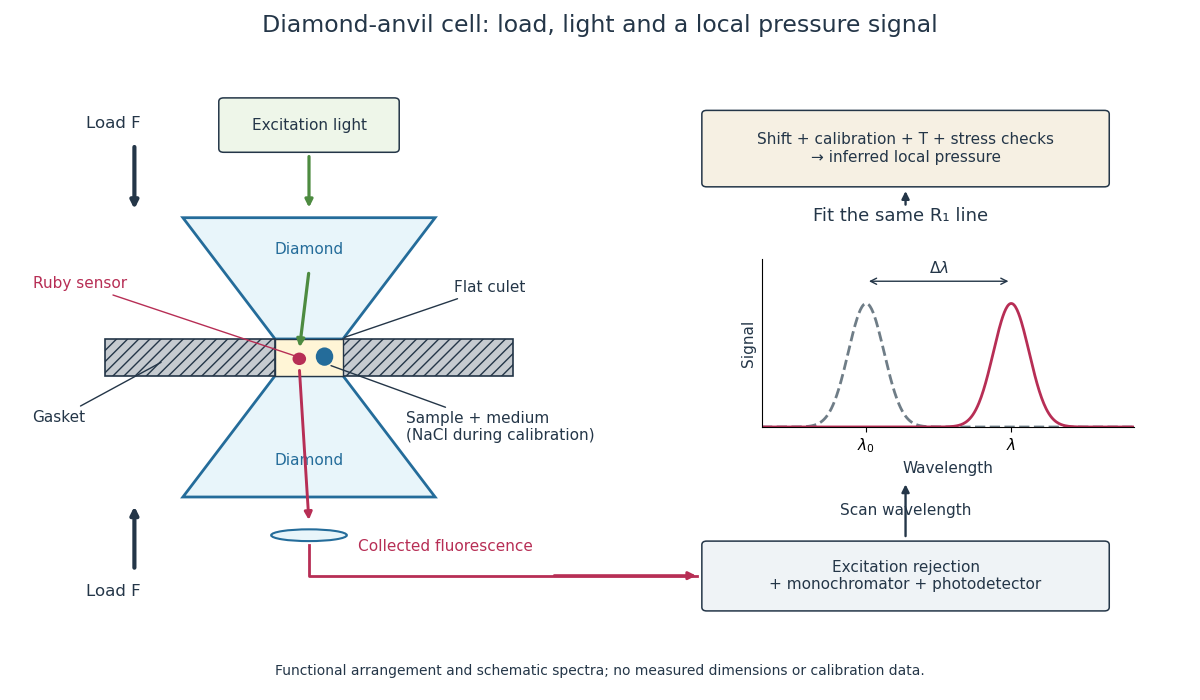

Python code for this plot:
"""Draw an original functional diamond-anvil/ruby readout, not historical dimensions.

Tested with Python 3.14, matplotlib 3.10.7 and numpy 2.3.5.
Run from _media; the output is written into the current directory.
"""
from pathlib import Path

import matplotlib.pyplot as plt
from matplotlib.patches import Ellipse, FancyBboxPatch, Polygon, Rectangle
import numpy as np


BLUE = '#246c9a'
RED = '#b72e55'
INK = '#243648'


def main():
    plt.rcParams.update({'font.size': 11, 'text.color': INK, 'axes.labelcolor': INK})
    fig = plt.figure(figsize=(12, 7), facecolor='white')
    ax = fig.add_axes((0.015, 0.08, 0.97, 0.84))
    ax.set(xlim=(0, 12), ylim=(0, 8))
    ax.axis('off')
    fig.suptitle('Diamond-anvil cell: load, light and a local pressure signal', fontsize=17, y=0.98)

    def arrow(start, end, color=INK, width=1.7, style='-|>'):
        ax.annotate('', xy=end, xytext=start,
                    arrowprops={'arrowstyle': style, 'color': color, 'lw': width})

    def label(text, xy, at, color=INK, align='left'):
        ax.annotate(text, xy=xy, xytext=at, color=color, ha=align, va='center',
                    arrowprops={'arrowstyle': '-', 'color': color, 'lw': 1})

    def box(x, y, w, h, text, color='#eff3f6'):
        ax.add_patch(FancyBboxPatch((x, y), w, h, boxstyle='round,pad=0.05',
                                   facecolor=color, edgecolor=INK, lw=1.1))
        ax.text(x+w/2, y+h/2, text, ha='center', va='center')

    upper = [(1.7, 5.8), (4.3, 5.8), (3.35, 4.15), (2.65, 4.15)]
    lower = [(2.65, 3.65), (3.35, 3.65), (4.3, 2), (1.7, 2)]
    for vertices in (upper, lower):
        ax.add_patch(Polygon(vertices, facecolor='#e8f5fa', edgecolor=BLUE, lw=2))
    for left, width in ((0.9, 1.75), (3.35, 1.75)):
        ax.add_patch(Rectangle((left, 3.65), width, 0.5, facecolor='#c6cbd0',
                               edgecolor=INK, lw=1.2, hatch='///'))
    ax.add_patch(Rectangle((2.65, 3.65), 0.7, 0.5, facecolor='#fff5d6', edgecolor=INK))
    ax.add_patch(Ellipse((3.16, 3.91), 0.18, 0.25, facecolor=BLUE))
    ax.add_patch(Ellipse((2.90, 3.88), 0.14, 0.17, facecolor=RED))
    label('Ruby sensor', (2.90, 3.9), (0.15, 4.9), RED)
    label('Gasket', (1.5, 3.85), (0.15, 3.08))
    label('Sample + medium\n(NaCl during calibration)', (3.2, 3.8), (4.0, 2.95))
    label('Flat culet', (3.34, 4.16), (4.5, 4.85))
    ax.text(3, 5.30, 'Diamond', ha='center', color=BLUE)
    ax.text(3, 2.43, 'Diamond', ha='center', color=BLUE)
    arrow((1.2, 6.8), (1.2, 5.88), width=3)
    arrow((1.2, 1.0), (1.2, 1.91), width=3)
    ax.text(0.70, 7.02, 'Load F', fontsize=12)
    ax.text(0.70, 0.65, 'Load F', fontsize=12)
    box(2.12, 6.74, 1.76, 0.64, 'Excitation light', '#eef6e9')
    arrow((3, 6.67), (3, 5.9), '#4d8b40', 2.3)
    arrow((3, 5.08), (2.9, 4.0), '#4d8b40', 2.3)
    arrow((2.9, 3.76), (3, 1.65), RED, 2.1)
    ax.add_patch(Ellipse((3, 1.48), 0.78, 0.16, facecolor='#e8f5fa', edgecolor=BLUE, lw=1.5))
    ax.plot([3, 3, 7.0], [1.35, 0.93, 0.93], color=RED, lw=2)
    arrow((5.5, 0.93), (7.02, 0.93), RED, 2.1)
    ax.text(3.5, 1.26, 'Collected fluorescence', color=RED)
    box(7.1, 0.5, 4.1, 0.85, 'Excitation rejection\n+ monochromator + photodetector')
    arrow((9.15, 1.43), (9.15, 2.21))
    ax.text(9.15, 1.82, 'Scan wavelength', ha='center', va='center')

    spec = fig.add_axes((0.635, 0.39, 0.31, 0.24), facecolor='white')
    x = np.linspace(0, 1, 500)
    for center, color, ls in ((0.28, '#6f7d87', '--'), (0.67, RED, '-')):
        spec.plot(x, np.exp(-0.5*((x-center)/0.048)**2), color=color, lw=2, ls=ls)
    spec.set(xlim=(0, 1), ylim=(0, 1.36), xticks=[0.28, 0.67],
             xticklabels=[r'$\lambda_0$', r'$\lambda$'], yticks=[],
             xlabel='Wavelength', ylabel='Signal')
    spec.annotate('', xy=(0.67, 1.18), xytext=(0.28, 1.18),
                  arrowprops={'arrowstyle': '<->', 'color': INK})
    spec.text(0.475, 1.25, r'$\Delta\lambda$', ha='center')
    spec.spines[['top', 'right']].set_visible(False)
    ax.text(9.1, 5.76, 'Fit the same R₁ line', ha='center', fontsize=13)
    box(7.1, 6.27, 4.1, 0.94, 'Shift + calibration + T + stress checks\n→ inferred local pressure', '#f6f0e3')
    arrow((9.15, 5.94), (9.15, 6.2))
    fig.text(0.5, 0.035, 'Functional arrangement and schematic spectra; no measured dimensions or calibration data.',
             ha='center', fontsize=10)
    fig.savefig(Path.cwd() / (Path(__file__).stem+'.png'), dpi=100, facecolor='white')
    plt.close(fig)


if __name__ == '__main__':
    main()
